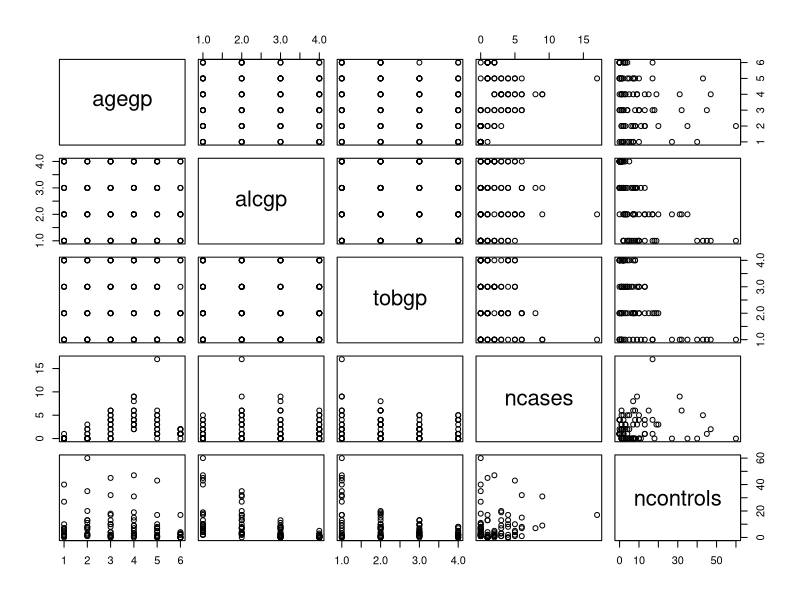
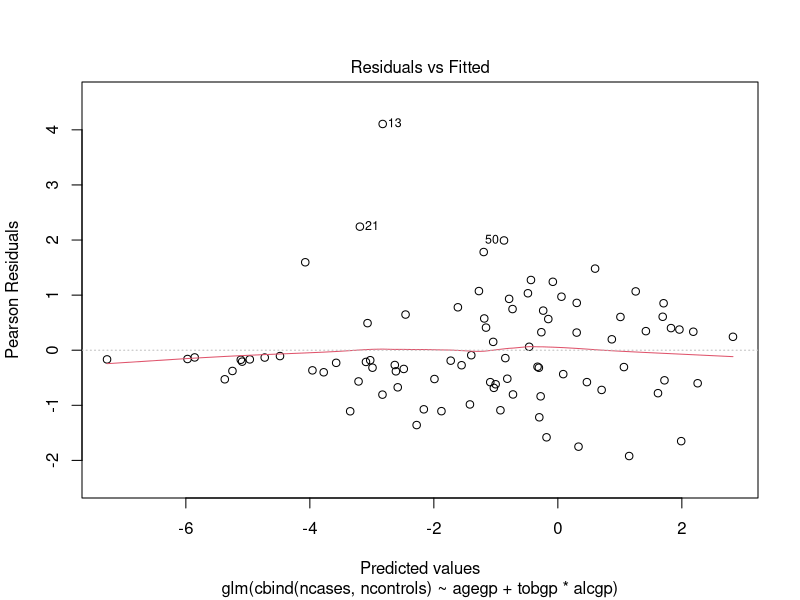
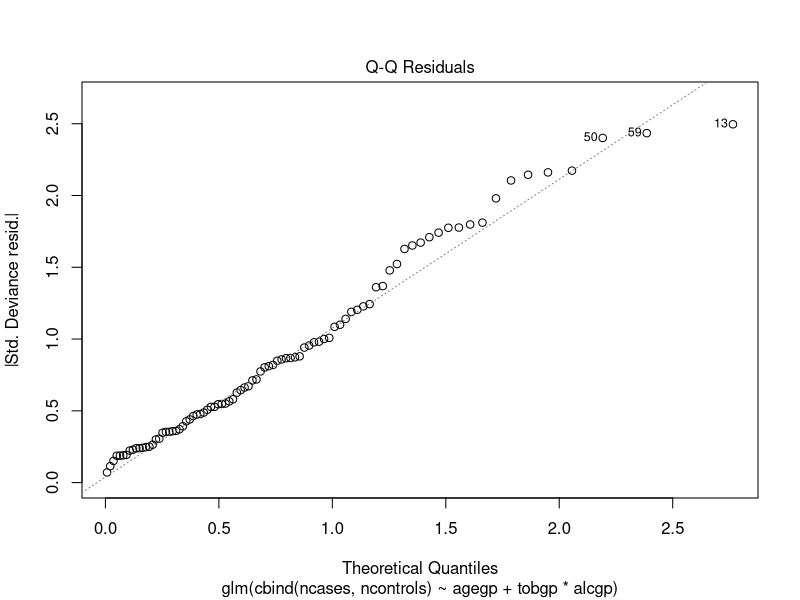
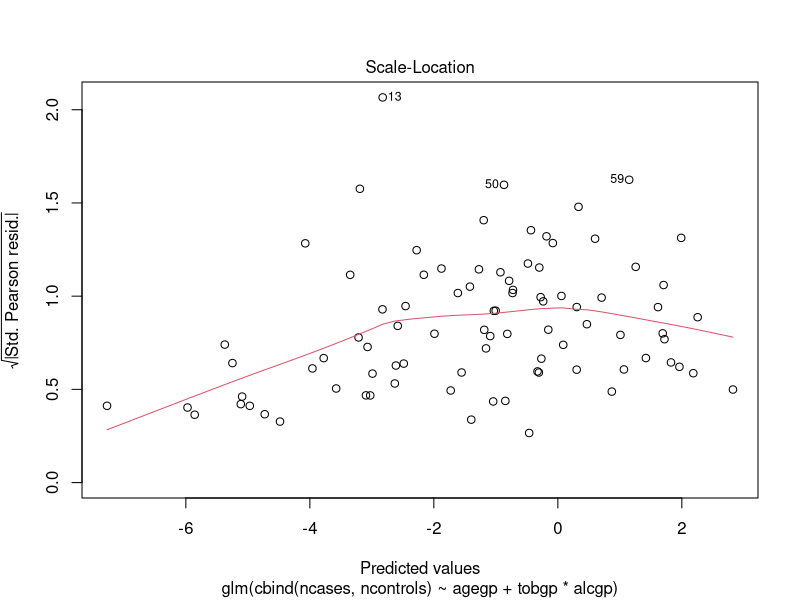
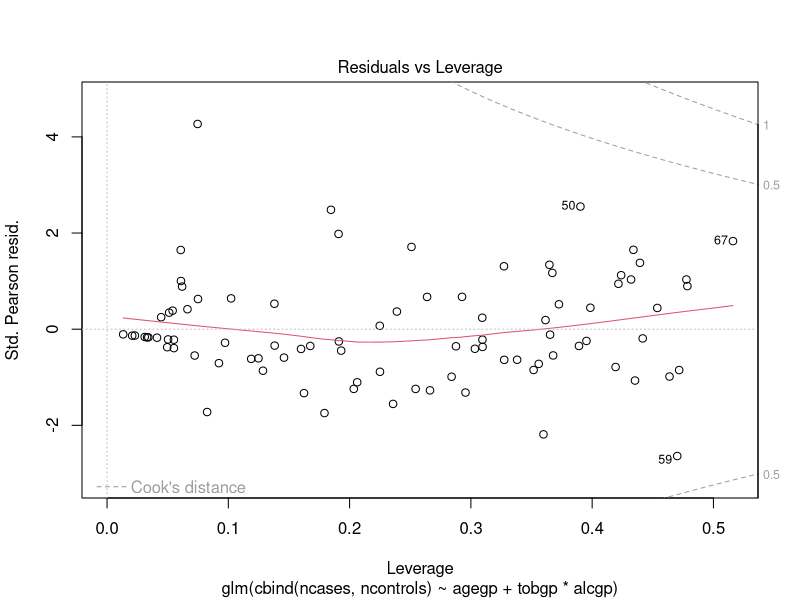

The R source for these figures, in order: (Note: this script raises an error after producing the figures.)
## ---- chunk 1
summary(esoph)
## ---- chunk 2
plot(esoph)

## effects of alcohol, tobacco and interaction, age-adjusted
model1 <- glm(cbind(ncases, ncontrols) ~ agegp + tobgp * alcgp,
              data = esoph, family = binomial())

## Try a linear effect of alcohol and tobacco
model2 <- glm(cbind(ncases, ncontrols) ~ agegp + unclass(tobgp)
              + unclass(alcgp),
              data = esoph, family = binomial())

plot(model1)
anova(model1,model2)
## ---- chunk 3
library(plyr)
library(reshape2)
df <- esoph 

CancerProportion <- function(df) {  
     cancer.prop <- sum(df$ncases) / sum(df$ncontrols)  
     data.frame(cancer.prop=cancer.prop)  
   }
##SPLIT by the tobgp column  
# APPLY this function to each tobacco group  

alc.tob.cancer <- ddply(esoph, .(alcgp, tobgp), CancerProportion)

head(alc.tob.cancer)  
library(lattice)
library(ggplot2)
 g <- qplot(x=alcgp, y=tobgp, fill=log(cancer.prop), geom='tile', data=alc.tob.cancer ,labs(x='Alcohol consumption', y='Tobacco Consumption',  title='Cancer by Alcohol and Tobacco'))

plot(g)

